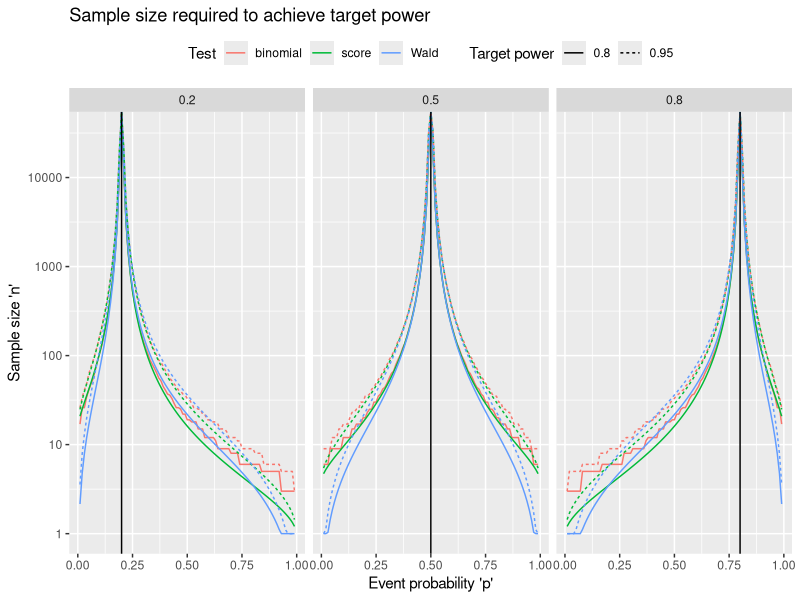
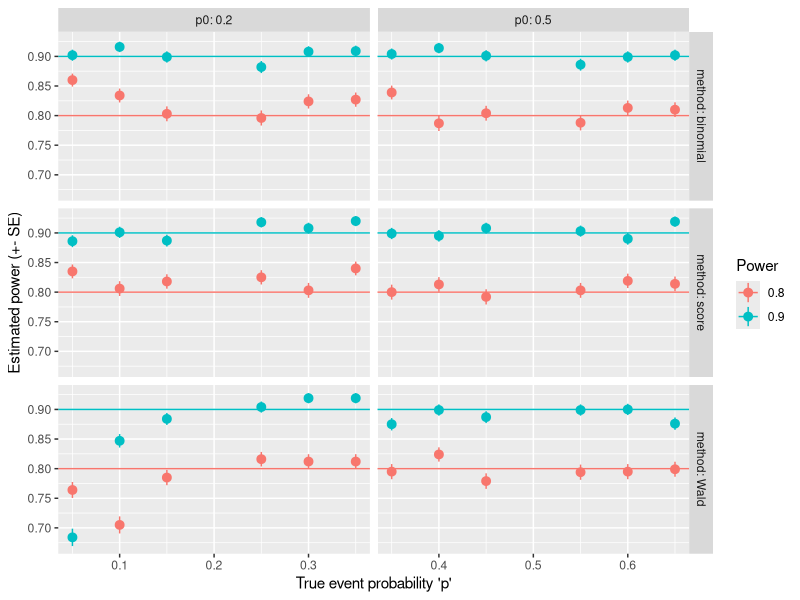
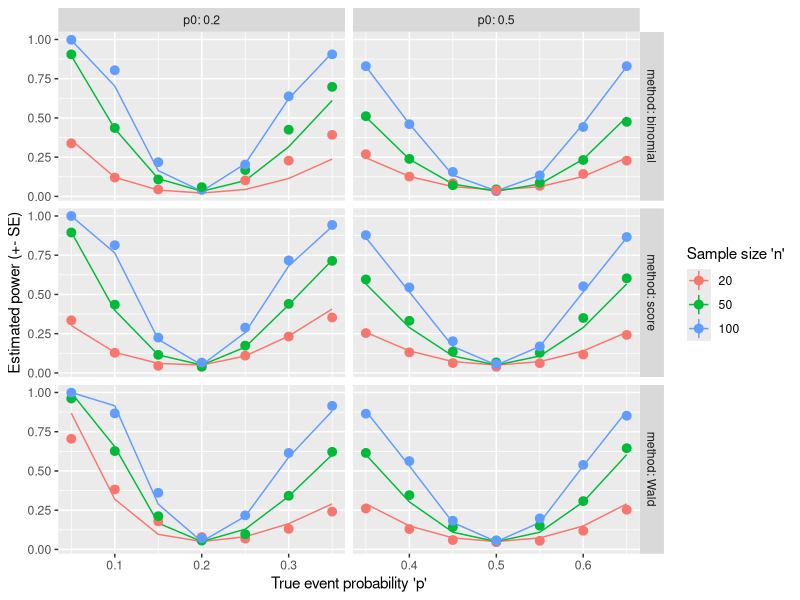

Write R code to recreate these figures, in order.
## ---- chunk 1
# alternative
# conf.level
# correct=FALSE
# suppresses warnings, changes chi-squared to Z in the Wald test output
one_prop_test <- function(x, n, p0, method = c("binomial", "Wald","score"), 
                          alternative = c("two.sided", "less",  "greater"), 
                          conf.level = 0.95){
  if (length(x) !=1 | length(n) != 1 | length(p0) != 1)
      stop("x, n, and p0 all should be scalars, not vectors")
  
  method <- match.arg(method)
  alternative <- match.arg(alternative)
  
  if (method == "binomial"){
    res <- binom.test(x=x, n=n, p=p0, alternative=alternative, conf.level=conf.level)
  } else
  if (method %in% c("Wald", "score")){
    suppressWarnings(
      res <- prop.test(x=x, n=n, p=p0, alternative=alternative, conf.level=conf.level,
                       correct = FALSE))
    phat <- res$estimate
     
    if (method == "score"){
      z.sign <- sign(phat - p0)
      Z <- z.sign * sqrt(res$statistic)
      names(Z) <- "Z"
      res$statistic <- Z
      res$parameter <- NULL
      res$method <- "1-sample proportions score test"
    } else {  #Wald
      Z <- (phat - p0) *sqrt(n) / sqrt(phat*(1-phat))
      names(Z) <- "Z"
      # p-value
      pval <- switch(alternative,
                     two.sided = pnorm(abs(Z), lower.tail = FALSE) * 2,
                     greater = pnorm(Z, lower.tail = FALSE),
                     less = pnorm(Z, lower.tail = TRUE))
      # confidence interval
      za <- qnorm(if (alternative == "two.sided") 
            (1 + conf.level)/2
        else conf.level)
      ci.half <- za * sqrt(phat*(1-phat)/n)
      p.u <- phat + ci.half
      p.l <- phat - ci.half
      CINT <- switch(alternative, 
                     two.sided = c(max(p.l, 0), min(p.u, 1)), 
                     greater = c(max(p.l, 0), 1), 
                     less = c(0, min(p.u, 1)))
     # change recalculated parts
      res$statistic <- Z
      res$parameter <- NULL
      res$p.value <- pval
      res$conf.int <- CINT
      res$method <- "1-sample proportions Wald test"
    }
  }  
  return(res)
}

## ---- chunk 2
#' Calculate power for given sample size, or vice versa. Exactly one of 'n' and 'power' has to be NULL
#' p0 - null hypothesis event probability
#' p1 - alternative hypothesis event probability
#' n - sample size
#' power - power to reject the null hypothesis
#' sig.level - significance level of test
#' alternative - type of alternative hypothesis
#' test - type of test
power_one_prop_test <- function(p, p0, n=NULL, power=NULL, sig.level=0.05, 
                             alternative=c("two.sided","less","greater"),
                             test = c("binomial","Wald","score")){
  if (is.null(power) + is.null(n) != 1){
    stop("Exactly one of 'n' and 'power' should be non-NULL")
  }
    
  alternative <- match.arg(alternative)
  sides <- ifelse(alternative=="two.sided", 2, 1)
  
  test <- match.arg(test)
  
  if (test == "binomial"){
    p.body.up <- quote({
      ba <- qbinom(sig.level/sides, size = n, prob=p0, lower.tail=FALSE)
      pbinom(ba, size=n, prob=p, lower.tail = FALSE)})
    p.body.lo <- quote({
      ba <- qbinom(sig.level/sides, size = n, prob=p0, lower.tail=TRUE)
      pbinom(ba-1, size=n, prob=p, lower.tail = TRUE)})
  } else {
    za <- qnorm(sig.level/sides, lower.tail = FALSE)
    vratio <- if (test == "score"){ sqrt(p0 * (1-p0) / (p * (1-p)))} else 1
    delta <- (p0 - p)/sqrt(p*(1-p)) 
    
    p.body.up  <- quote({
      pnorm(za * vratio + delta * sqrt(n), lower.tail = FALSE)
    })
    p.body.lo  <- quote({
      pnorm(-za * vratio + delta * sqrt(n), lower.tail = TRUE)
    })
  }
  
  p.body <- if (alternative=="two.sided")
    call("+", p.body.lo, p.body.up)
  else if (alternative=="greater")
    p.body.up
  else 
    p.body.lo
  
  
  if (is.null(power) & !is.null(n)){
    power <- eval(p.body)
  } else if (!is.null(power) & is.null(n)){
    if (test == "binomial"){
      n <- 1
      found <- FALSE
      while (!found & n <= 1e+7){
        n <- n+1
        pw <- eval(p.body)
        found <- (pw >= power) 
      }
      power <- pw
    } else {
      f <- function(n) {eval(p.body) - power}
      if (f(1) > 0){
        n <- 1
      } else {
        n <- uniroot(f, c(1, 1e+07), 
                    tol = .Machine$double.eps^0.25, extendInt = "upX")$root
      }
    }
  }

  METHOD <- paste(
    switch(test, Wald = "Wald z", score = "Score z", binomial = "Exact binomial"),
    "test power calculation")
    
  structure(list(n = n, p0 = p0, p = p, sig.level = sig.level, 
        power = power, alternative = alternative, note = "n is the number of independent samples", 
        method = METHOD), class = "power.htest")
  
}

## ---- chunk 3
# set vector of 'p0', 'p' & 'power' values to explore
p0 <- c(0.2, 0.5, 0.8)
p1 <- seq(0.01, 0.99, by=0.01) 
pw0 <- c(0.8, 0.95)
m0 <- c("Wald", "score", "binomial")
# Data set with varying 'p' and 'power'
pw_settings <- expand.grid(p = p1, p0=p0, power = pw0, method = m0,
                           stringsAsFactors = FALSE)
# Calculate 'n' for each combination
pw_settings$n <- sapply(1:nrow(pw_settings), 
  function(idx) 
    with(pw_settings,
         {if(p[idx] == p0[idx]) Inf else  
          power_one_prop_test(p=p[idx], p0=p0[idx], power=power[idx],
                          test=method[idx])$n}))

library(ggplot2)
ggplot(pw_settings,
       aes(x = p, y = n, linetype = factor(power), color = method)) +
  facet_wrap(~p0) +
  geom_line() +
  geom_vline(aes(xintercept = p0)) +
  scale_color_discrete("Test") +
  scale_linetype_discrete("Target power") +
  xlab("Event probability 'p'") +
  ylab("Sample size 'n'") +
  ggtitle("Sample size required to achieve target power") +
  scale_y_log10() +
  theme(legend.position = "top")

## ---- chunk 4
#' Simulate binomial data 
#' @param p event probability
#' @param n sample size
#' @param R number of simulations
#' @returns data frame with R rows with the simulation ID, the simulated number of successes,
#' 'x', and the sample size 'n'
sim_one_prop <- function(p, n, R=1){
  data.frame(ID = 1:R, 
             x = rbinom(R, size=n, prob=p), 
             n=n)
}

#' Analyze simulated binomial data 
#' @param simdat output of `sim_one_prop`
#' @param p0 the null hypothesis value for the test
#' @param ... additional arguments passed to `one_prop_test`
#' @returns data frame with estimate, statistic, and p-value from test for each simulation ID
analyze_one_prop <- function(simdat, p0, ...){
  # run test on each row
  tst_list <- mapply(one_prop_test, x=simdat$x, n=simdat$n, 
                     MoreArgs=list(p0 = p0, ...), SIMPLIFY = FALSE)
  names(tst_list) <- simdat$ID
  # extract values of interest 
  res_list <- lapply(tst_list, 
                     function(tst)c(tst$estimate, tst$statistic, tst$p.value))
  # combine results into one data set
  res <- data.frame(do.call(rbind, res_list))
  names(res) <- c("estimate", "statistic", "p.value")
  res$ID <- rownames(res)
  res
}

## ---- chunk 5
# create simulation settings based on p-p0 difference 
sim_settings <- 
  expand.grid(p0 = c(0.2, 0.5),
              method = m0, 
              power = c(0.8, 0.9),
              delta = c(-0.15, -0.1, -0.05, 0.05, 0.1, 0.15),
              stringsAsFactors = FALSE)
sim_settings$p <- sim_settings$p0 + sim_settings$delta

#' Function to run simulations for study 1: given power target, calculate sample size and check achieved power
#' @param simset data set with simulation settings - one column per parameter
#' @param R number of replicates per setting
#' @param ... additional arguments to 'power_one_prop_test' not defined in 'simset'
#' @returns data frame with one row per each simulation replicate
run_one_prop_sim1 <- function(simset, R, ...){
  sim_list <- list()
  # loop through simulation settings
  for (idx in 1:nrow(simset)){
    simres <- with(simset[idx,], {
      # calculate 'n'
      pw <- power_one_prop_test(n=NULL, p = p, p0 = p0, test = method, 
                               power=power, ... )
      n <- ceiling(pw$n)
      # simulate R replicates
      simdat <- sim_one_prop(p = p, n = n, R = R)
      # analyze the data and return as simres
      tmp <- analyze_one_prop(simdat, p0 = p0, method = method, ...)
      # add 'n'
      cbind(tmp, n=n)
    })
    # append simulation settings
    simres <- cbind(simID = idx, simres, simset[idx,])
    # save result
    sim_list <- c(sim_list, list(simres))
  }
  # combine data
  res <- do.call(rbind, sim_list)
  res
}

# run simulations
set.seed(45636)
R <- 1000
sim1 <- run_one_prop_sim1(sim_settings, R=R)
# extract power at alpha=0.05
sim1_pw <-  aggregate(p.value ~ p+delta+p0+method+power, 
                      data=sim1, 
                      FUN = function(x)mean(x <= 0.05))
# rename 'p.value' column to better describe its current contents
names(sim1_pw)[names(sim1_pw) =="p.value"] <- "est.power"
# standard error 
sim1_pw <- transform(sim1_pw,
                     est.power.se = sqrt(est.power*(1-est.power)/R))

# create plot
ggplot(sim1_pw, aes(x=p, y=est.power, color = factor(power))) +
  facet_grid(method ~ p0, labeller = label_both, scales="free_x") +
  geom_hline(aes(yintercept = power, color = factor(power))) +
  geom_pointrange(aes(ymin = est.power-est.power.se, ymax = est.power+est.power.se)) +
  scale_x_continuous("True event probability 'p'") +
  scale_y_continuous("Estimated power (+- SE)") +
  scale_color_discrete("Power")
## ---- chunk 6
# create simulation settings based on p-p0 difference 
sim_settings2 <- 
  expand.grid(p0 = c(0.2, 0.5),
              method = m0, 
              n = c(20, 50, 100),
              delta = c(-0.15, -0.1, -0.05, 0, 0.05, 0.1, 0.15),
              stringsAsFactors = FALSE)
sim_settings2$p <- sim_settings2$p0 + sim_settings2$delta

#' Function to run simulations for study 2: given sample size, calculate power and check achieved power
#' @param simset data set with simulation settings - one column per parameter
#' @param R number of replicates per setting
#' @param ... additional arguments to 'power_one_prop_test' not defined in 'simset'
#' @returns data frame with one row per each simulation replicate
run_one_prop_sim2 <- function(simset, R, ...){
  sim_list <- list()
  # loop through simulation settings
  for (idx in 1:nrow(simset)){
    simres <- with(simset[idx,], {
      # calculate 'power'
      pw <- power_one_prop_test(n=n, p = p, p0 = p0, test = method, 
                               power=NULL, ... )
      # simulate R replicates
      simdat <- sim_one_prop(p = p, n = n, R = R)
      # analyze the data and return as simres
      tmp <- analyze_one_prop(simdat, p0 = p0, method = method, ...)
      # add 'power'
      cbind(tmp, power=pw$power)
    })
    # append simulation settings
    simres <- cbind(simID = idx, simres, simset[idx,])
    # save result
    sim_list <- c(sim_list, list(simres))
  }
  # combine data
  res <- do.call(rbind, sim_list)
  res
}

# run simulations
set.seed(45636)
R <- 1000
sim2 <- run_one_prop_sim2(sim_settings2, R=R)
# extract power at alpha=0.05
sim2_pw <-  aggregate(p.value ~ p+delta+p0+method+n+power, 
                      data=sim2, 
                      FUN = function(x)mean(x <= 0.05))
# rename 'p.value' column to better describe its current contents
names(sim2_pw)[names(sim2_pw) =="p.value"] <- "est.power"
# standard error 
sim2_pw <- transform(sim2_pw,
                     est.power.se = sqrt(est.power*(1-est.power)/R))

# create plot
ggplot(sim2_pw, aes(x=p, y=est.power, color=factor(n))) +
  facet_grid(method ~ p0, labeller = label_both, scales="free_x") +
  geom_line(aes(y = power, color=factor(n))) +
  geom_pointrange(aes(ymin = est.power-est.power.se, ymax = est.power+est.power.se)) +
  scale_x_continuous("True event probability 'p'") +
  scale_y_continuous("Estimated power (+- SE)") +
  scale_color_discrete("Sample size 'n'")
